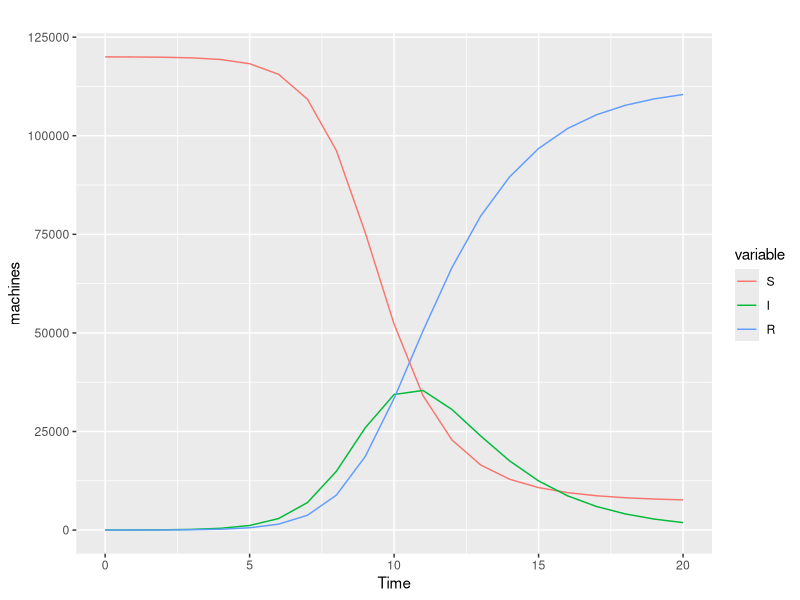

Write the R code that produced this figure.
#student names : 
#ABDELOUAHAB Soufiane, EL ADNANI El Mehdi,ABOU-EL KASEM Kenza , EL AOUAD Ouaail


# Load necessary libraries
library(reshape2)
library(ggplot2)

# Define the SIR model and RK4 solver function
dSdt <- function(t, S, I) {
  return(-beta * S * I / N)
}

dIdt <- function(t, S, I) {
  return(beta * S * I / N - gamma * I)
}

dRdt <- function(t, I) {
  return(gamma * I)
}

RK4SIR <- function(n, beta, gamma, S0, I0, R0 = 0, dt = 1) {
  N <<- S0 + I0 + R0  # fixed population
  
  S <- c(S0, rep(0, n))
  I <- c(I0, rep(0, n))
  R <- c(R0, rep(0, n))
  for (i in 1:n) {
    Si <- S[i]
    Ii <- I[i]
    
    S.k1 <- dSdt(i, Si, Ii)
    I.k1 <- dIdt(i, Si, Ii)
    
    S.k2 <- dSdt(i + dt / 2, Si + dt / 2 * S.k1, Ii + dt / 2 * I.k1)
    I.k2 <- dIdt(i + dt / 2, Si + dt / 2 * S.k1, Ii + dt / 2 * I.k1)
    
    S.k3 <- dSdt(i + dt / 2, Si + dt / 2 * S.k2, Ii + dt / 2 * I.k2)
    I.k3 <- dIdt(i + dt / 2, Si + dt / 2 * S.k2, Ii + dt / 2 * I.k2)
    
    S.k4 <- dSdt(i + dt, Si + dt * S.k3, Ii + dt * I.k3)
    I.k4 <- dIdt(i + dt, Si + dt * S.k3, Ii + dt * I.k3)
    
    S[i + 1] <- Si + dt / 6 * (S.k1 + 2 * S.k2 + 2 * S.k3 + S.k4)
    I[i + 1] <- Ii + dt / 6 * (I.k1 + 2 * I.k2 + 2 * I.k3 + I.k4)
  }
  R <- N - S - I
  return(data.frame(n = 0:n, S = S, I = I, R = R))
}

# Set initial parameters
S0 <- 120000
I0 <- 10
beta <- 1.44
gamma <- 0.4816
n <- 20

# Simulate the SIR model
r <- RK4SIR(n, beta, gamma, S0, I0)

# Reshape the data for plotting
r.plot <- melt(r, id = "n", measure = c("S", "I", "R"))

# Create the plot
p <- ggplot(r.plot, aes(x = n, y = value, group = variable, color = variable))
p + geom_line() +
  ggtitle("") +
  xlab("Time") +
  ylab("machines")